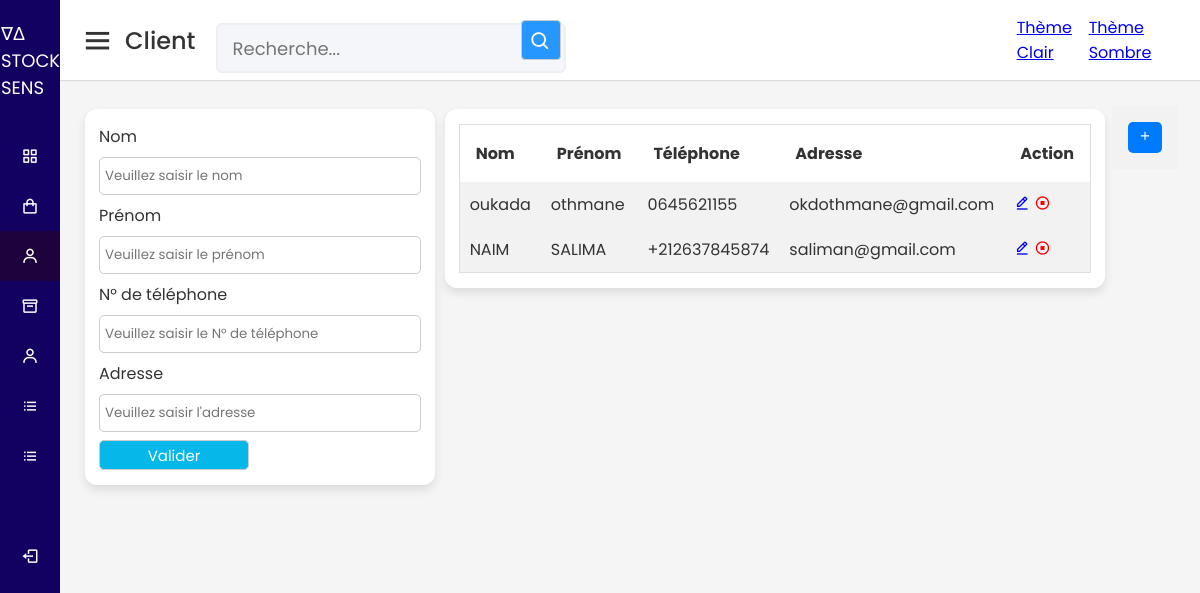
The app's page /vue/client.php with its own data.
### tables this page shows
CREATE TABLE `client` (
  `id` int(11) NOT NULL,
  `nom` varchar(30) NOT NULL,
  `prenom` varchar(30) NOT NULL,
  `telephone` varchar(30) NOT NULL,
  `adresse` varchar(30) NOT NULL
);

### model/function.php (called while the page is built, shortened)
<?php
function getClient($id = null)
{
    if (!empty($id)) {
        $sql = "SELECT * FROM client WHERE id=?";
        $req = $GLOBALS['connexion']->prepare($sql);
        $req->execute(array($id));
        return $req->fetch();
    } else {
        $sql = "SELECT * FROM client";
        $req = $GLOBALS['connexion']->prepare($sql);
        $req->execute();
        return $req->fetchAll();
    }
}

### vue/client.php (the view, shortened to what this page needs)
<?php
include 'entete.php';
?>
<div class="home-content">
    <div class="overview-boxes">
        <div class="box">
            <form action=" <?= !empty($_GET['id']) ?  "../model/modifClient.php" : "../model/ajoutClient.php" ?>" method="post" class="client-form">
                <label for="nom">Nom</label>
                <input value="<?= !empty($_GET['id']) ?  $client['nom'] : "" ?>" type="text" name="nom" id="nom" placeholder="Veuillez saisir le nom">
                <label for="prenom">Prénom</label>
                <input value="<?= !empty($_GET['id']) ?  $client['prenom'] : "" ?>" type="text" name="prenom" id="prenom" placeholder="Veuillez saisir le prénom">
                <label for="telephone">N° de téléphone</label>
                <input value="<?= !empty($_GET['id']) ?  $client['telephone'] : "" ?>" type="text" name="telephone" id="telephone" placeholder="Veuillez saisir le N° de téléphone">
                <label for="adresse">Adresse</label>
                <input value="<?= !empty($_GET['id']) ?  $client['adresse'] : "" ?>" type="text" name="adresse" id="adresse" placeholder="Veuillez saisir l'adresse">
                <button type="submit">Valider</button>
            </form>
        </div>
        <div class="box">
            <table class="mtable">
                <tr>
                    <th>Nom</th>
                    <th>Prénom</th>
                    <th>Téléphone</th>
                    <th>Adresse</th>
                    <th>Action</th>
                </tr>
                <?php
                $clients = getClient();
                if (!empty($clients) && is_array($clients)) {
                    foreach ($clients as $key => $value) {
                ?>
                        <tr>
                            <td><?= $value['nom'] ?></td>
                            <td><?= $value['prenom'] ?></td>
                            <td><?= $value['telephone'] ?></td>
                            <td><?= $value['adresse'] ?></td>
                            <td><a href="?id=<?= $value['id'] ?>"><i class='bx bx-edit-alt'></i></a>
                            <a onclick="annuleClient(<?= $value['id'] ?>)" style="color: red;"><i class='bx bx-stop-circle'></i></a>
                 </td>
                        </tr>
                <?php
                    }
                }
                ?>
            </table>
        </div>
        <div>
      <table> <tr><td><a href="../model/ajoutClient.php" class="add-client-link small" onclick="clearValidationMessages()"><i class='bx bx-plus'></i> </a></td></tr>
</table></div>
    </div>
</div>
<?php
include 'pied.php';
?>

### vue/entete.php (shortened to what this page needs)
<?php
include_once '../model/function.php';
?>
<!DOCTYPE html>
<head>
<?php
$themeClass = 'theme-light';
echo '<body class="' . $themeClass . '">';
?>
    <link rel="stylesheet" href="../public/css/style.css" />
    <link href="https://unpkg.com/boxicons@2.0.7/css/boxicons.min.css" rel="stylesheet" />
</head>
<body>
    <div class="sidebar">
    <div class="site-name">
        <span class="logo_name">	&#8711&#916 STOCK-SENS</span>
    </div>
        <ul class="nav-links">
            <li>
                <a href="dashboard.php" class="<?php echo basename($_SERVER['PHP_SELF'])=="dashboard.php" ? "active" : "" ?> ">
                    <i class="bx bx-grid-alt"></i>
                    <span class="links_name">Tableau de bord</span>
                </a>
            </li>
            <li>
                <a href="vente.php" class="<?php echo basename($_SERVER['PHP_SELF'])=="vente.php" ? "active" : "" ?> ">
                    <i class='bx bx-shopping-bag'></i>
                    <span class="links_name">Vente</span>
                </a>
            </li>
            <li>
                <a href="client.php" class="<?php echo basename($_SERVER['PHP_SELF'])=="client.php" ? "active" : "" ?> ">
                    <i class="bx bx-user"></i>
                    <span class="links_name">Client</span>
                </a>
            </li>
            <li>
                <a href="article.php"  class="<?php echo basename($_SERVER['PHP_SELF'])=="article.php" ? "active" : "" ?> ">
                    <i class="bx bx-box"></i>
                    <span class="links_name">Article</span>
                </a>
            </li>
            <li>
                <a href="fournisseur.php"  class="<?php echo basename($_SERVER['PHP_SELF'])=="fournisseur.php" ? "active" : "" ?> ">
                    <i class="bx bx-user"></i>
                    <span class="links_name">Fournisseur</span>
                </a>
            </li>
            <li>
                <a href="commande.php"  class="<?php echo basename($_SERVER['PHP_SELF'])=="commande.php" ? "active" : "" ?> ">
                    <i class="bx bx-list-ul"></i>
                    <span class="links_name">Commandes</span>
                </a>
            </li>
            <li>
                <a href="categorie.php"  class="<?php echo basename($_SERVER['PHP_SELF'])=="categorie.php" ? "active" : "" ?> ">
                    <i class="bx bx-list-ul"></i>
                    <span class="links_name">Catégorie</span>
                </a>
            </li>
            <li>
    <li>
    <a href="../vue/deconnexion.php" class="<?php echo basename($_SERVER['PHP_SELF']) == "deconnexion.php" ? "active" : "" ?>">
        <i class="bx bx-log-out"></i>
        <span class="links_name">Déconnexion</span>
    </a>
</li>
</li>
        </ul>
    </div>
    <section class="home-section">
        <nav class="hidden-print">
            <div class="sidebar-button">
                <i class="bx bx-menu sidebarBtn"></i>
                <span class="dashboard">
                    <?php
                    echo ucfirst(str_replace(".php", "", basename($_SERVER['PHP_SELF'])));
                    ?>
                </span>
            </div>
           <form action="redirection.php" method="get">
    <div class="search-box">
        <input type="text" name="query" placeholder="Recherche..." />
        <button type="submit"  class="bx bx-search"></button>
    </div>
</form>
        <a href="?theme=light">Thème Clair</a>
        <a href="?theme=dark">Thème Sombre</a>
</nav>
  </body>

### vue/pied.php (shortened to what this page needs)
</body>
</html>

### public/css/style.css (style rules this page uses)
* { margin: 0; padding: 0; box-sizing: border-box; font-family: "Poppins", sans-serif; }
.sidebar { position: fixed; height: 100%; width: 240px; background: #000000; transition: all 0.5s ease; }
.sidebar .nav-links { margin-top: 10px; }
.sidebar .nav-links li { position: relative; list-style: none; height: 50px; }
.sidebar .nav-links li a { height: 100%; width: 100%; display: flex; align-items: center; text-decoration: none; transition: all 0.4s ease; }
.sidebar .nav-links li a.active { background: #08451f; }
.sidebar .nav-links li i { min-width: 60px; text-align: center; font-size: 18px; color: #fff; }
.sidebar .nav-links li a .links_name { color: #fff; font-size: 15px; font-weight: 400; white-space: nowrap; }
.home-section { position: relative; background: #f5f5f5; min-height: 100vh; width: calc(100% - 240px); left: 240px; transition: all 0.5s ease; }
.home-section nav { display: flex; justify-content: space-between; height: 80px; background: #fff; display: flex; align-items: center; position: fixed; width: calc(100% - 240px); left: 240px; z-index: 100; padding: 0 20px; box-shadow: 0 1px 1px rgba(0, 0, 0, 0.1); transition: all 0.5s ease; }
.home-section nav .sidebar-button { display: flex; align-items: center; font-size: 24px; font-weight: 500; }
nav .sidebar-button i { font-size: 35px; margin-right: 10px; }
.home-section nav .search-box { position: relative; height: 50px; max-width: 550px; width: 100%; margin: 0 20px; }
nav .search-box input { height: 100%; width: 100%; outline: none; background: #f5f6fa; border: 2px solid #efeef1; border-radius: 6px; font-size: 18px; padding: 0 15px; }
nav .search-box .bx-search { position: absolute; height: 40px; width: 40px; background: #2697ff; right: 5px; top: 50%; transform: translateY(-50%); border-radius: 4px; line-height: 40px; text-align: center; color: #fff; font-size: 22px; transition: all 0.4 ease; }
.home-section .home-content { position: relative; padding-top: 104px; }
.home-content .overview-boxes { display: flex; align-items: flex-start; justify-content: space-between; flex-wrap: nowrap; padding: 0 20px; margin-bottom: 26px; }
.overview-boxes .box { display: flex; align-items: center; justify-content: center; background: #fff; padding: 15px 14px; border-radius: 12px; box-shadow: 0 5px 10px rgba(0, 0, 0, 0.1); margin: 5px; }
@media (max-width: 1240px) { .sidebar { width: 60px; } }
@media (max-width: 1240px) { .home-section { width: calc(100% - 60px); left: 60px; } }
@media (max-width: 1240px) { .home-section nav { width: calc(100% - 60px); left: 60px; } }
input, textarea, select { margin-bottom: 10px; box-sizing: border-box; width: 100%; margin: 8px 0; padding: 8px 5px; border-radius: 5px; border: 1px solid #ccc; }
button { background-color: rgb(6, 183, 233); color: white; width: 150px; height: 30px; border: 1px solid #ccc; font-size: 15px; border-radius: 5px; }
label { display: block; }
form { width: 100%; }
table.mtable { width: 100%; border-collapse: collapse; width: 100%; border: 1px solid #ddd; }
th, td { text-align: left; padding: 16px; }
table.mtable tr:nth-child(even) { background: #f2f2f2; }
table.mtable td { padding: 10px; }

### vue/client.php (style rules this page uses)
.add-client-link { display: inline-block; padding: 10px 20px; background-color: #007bff; color: #fff; text-decoration: none; border-radius: 5px; }
.small { font-size: 14px; padding: 5px 10px; }

### records on screen
client: nom "oukada", prenom "othmane", telephone "0645621155", adresse "okdothmane@gmail.com"
client: nom "NAIM", prenom "SALIMA", telephone "+212637845874", adresse "saliman@gmail.com"

### other values on screen
str_replace(".php", "", basename($_SERVER['PHP_SELF'])) "Client"
